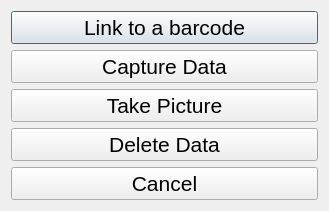
<?xml version="1.0" encoding="UTF-8"?>
<ui version="4.0">
 <class>FormContextDialogBase</class>
 <widget class="QDialog" name="FormContextDialogBase">
  <property name="geometry">
   <rect>
    <x>0</x>
    <y>0</y>
    <width>329</width>
    <height>207</height>
   </rect>
  </property>
  <property name="windowTitle">
   <string>What do you want to do?</string>
  </property>
  <property name="modal">
   <bool>true</bool>
  </property>
  <layout class="QVBoxLayout" name="verticalLayout">
   <item>
    <widget class="QPushButton" name="pushButtonLinkBarcode">
     <property name="font">
      <font>
       <pointsize>16</pointsize>
      </font>
     </property>
     <property name="text">
      <string>Link to a barcode</string>
     </property>
    </widget>
   </item>
   <item>
    <widget class="QPushButton" name="pushButtonCaptureData">
     <property name="font">
      <font>
       <pointsize>16</pointsize>
      </font>
     </property>
     <property name="text">
      <string>Capture Data</string>
     </property>
    </widget>
   </item>
   <item>
    <widget class="QPushButton" name="pushButtonTakePicture">
     <property name="font">
      <font>
       <pointsize>16</pointsize>
      </font>
     </property>
     <property name="text">
      <string>Take Picture</string>
     </property>
    </widget>
   </item>
   <item>
    <widget class="QPushButton" name="pushButtonDeleteData">
     <property name="font">
      <font>
       <pointsize>16</pointsize>
      </font>
     </property>
     <property name="text">
      <string>Delete Data</string>
     </property>
    </widget>
   </item>
   <item>
    <widget class="QPushButton" name="pushButtonCancel">
     <property name="font">
      <font>
       <pointsize>16</pointsize>
      </font>
     </property>
     <property name="text">
      <string>Cancel</string>
     </property>
    </widget>
   </item>
  </layout>
 </widget>
 <resources/>
 <connections/>
</ui>
